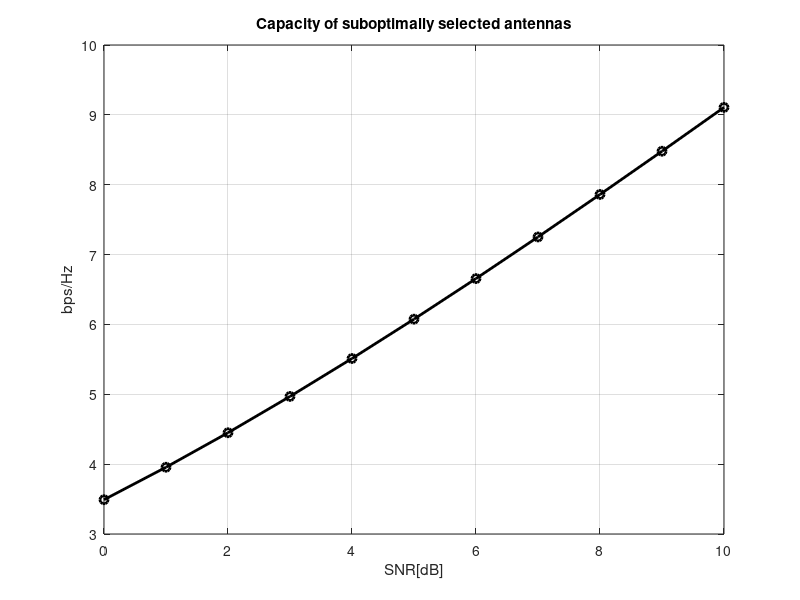

The MATLAB script that drew this image:
% MIMO_channel_cap_ant_sel_subopt.m

%MIMO-OFDM Wireless Communications with MATLAB㈢   Yong Soo Cho, Jaekwon Kim, Won Young Yang and Chung G. Kang
%2010 John Wiley & Sons (Asia) Pte Ltd

clear all; clf
sel_ant=2; % Number of antennas to select 
sel_method=0; % 0/1 for increasingly/decreasingly ordered selection
NT=4; NR=4; % Number of transmit/receive antennas
I=eye(NR,NR); sq2=sqrt(2);
SNRdBs = [0:10];  MaxIter=1000;   
for i_SNR=1:length(SNRdBs)
   SNRdB = SNRdBs(i_SNR);  
   SNR_sel_ant = 10^(SNRdB/10)/sel_ant;   
   rand('seed',1); randn('seed',1);  cum = 0;
   for i=1:MaxIter
      if sel_method==0
        sel_ant_indices=[];  rem_ant_indices=[1:NT];
       else 
        sel_ant_indices=[1:NT];  del_ant_indices=[];
      end
      H = (randn(NR,NT)+j*randn(NR,NT))/sq2;
      if sel_method==0 %increasingly ordered selection method
        for current_sel_ant_number=1:sel_ant
          clear log_SH;
           for n=1:length(rem_ant_indices)
              Hn = H(:,[sel_ant_indices rem_ant_indices(n)]); 
              log_SH(n) = log2(real(det(I+SNR_sel_ant*Hn*Hn')));
           end
           maximum_capacity = max(log_SH);
           selected = find(log_SH==maximum_capacity);
           sel_ant_index = rem_ant_indices(selected);
           rem_ant_indices = [rem_ant_indices(1:selected-1) rem_ant_indices(selected+1:end)];    
           sel_ant_indices = [sel_ant_indices sel_ant_index];
        end
       else %decreasingly ordered selection method
        for current_del_ant_number=1:NT-sel_ant
           clear log_SH;
           for n=1:length(sel_ant_indices)
              Hn = H(:,[sel_ant_indices(1:n-1) sel_ant_indices(n+1:end)]); 
              log_SH(n) = log2(real(det(I+SNR_sel_ant*Hn*Hn'))); 
           end
           maximum_capacity = max(log_SH);
           selected = find(log_SH==maximum_capacity);
           sel_ant_indices = [sel_ant_indices(1:selected-1) sel_ant_indices(selected+1:end)];                    
        end
     end
      cum = cum + maximum_capacity;
   end
   sel_capacity(i_SNR) = cum/MaxIter;
end
plot(SNRdBs,sel_capacity,'-ko', 'LineWidth',2); hold on;
xlabel('SNR[dB]'), ylabel('bps/Hz'), grid on;
title('Capacity of suboptimally selected antennas')
